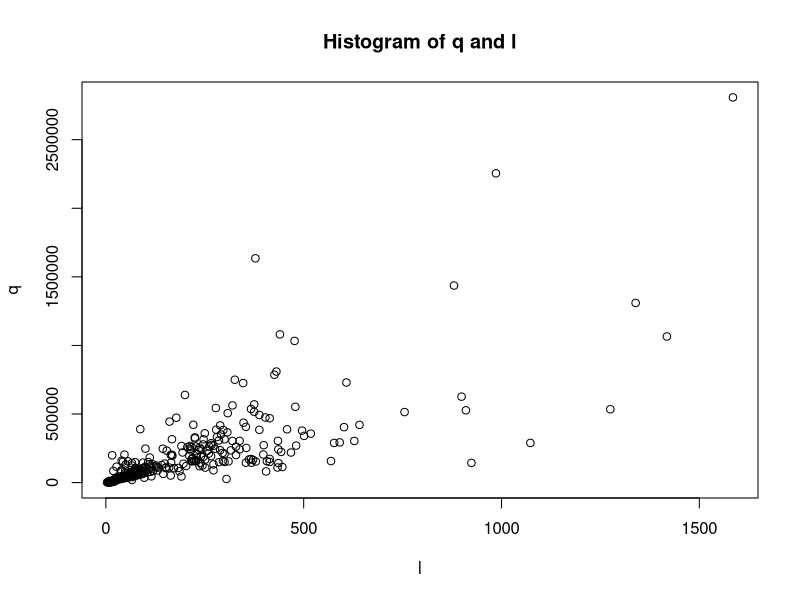
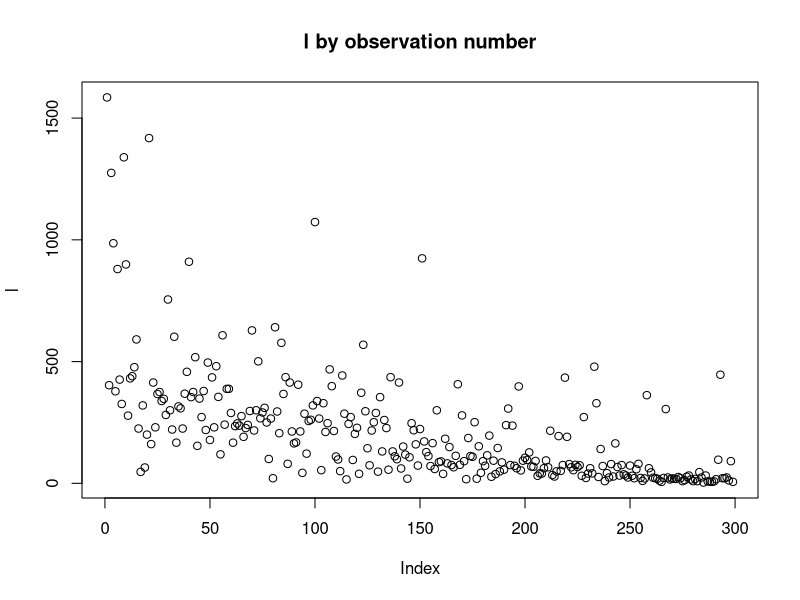

The R script that drew these images, in order:
setwd("C:/Users/admin/Desktop/data")
data <- read.csv("concrete.csv", header = TRUE, sep=";")
png("r-scatter-1.png", 600, 400, pointsize=18)
plot(data$l, data$q, xlab="l", ylab="q", main="Histogram of q and l")
dev.off()
png("r-scatter-2.png", 600, 400, pointsize=18)
plot(data$l, ylab="l", main="l by observation number")
dev.off()
